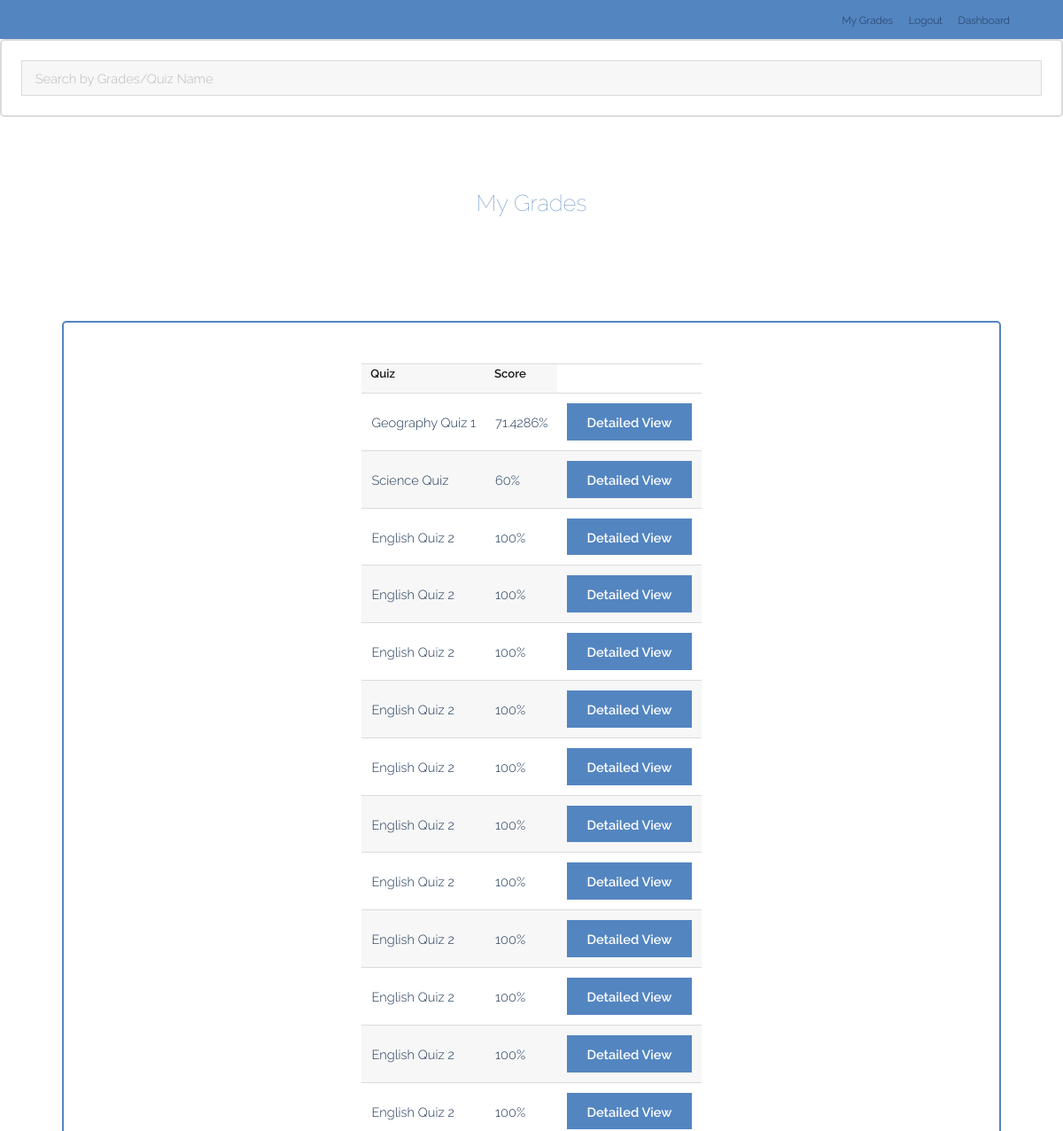
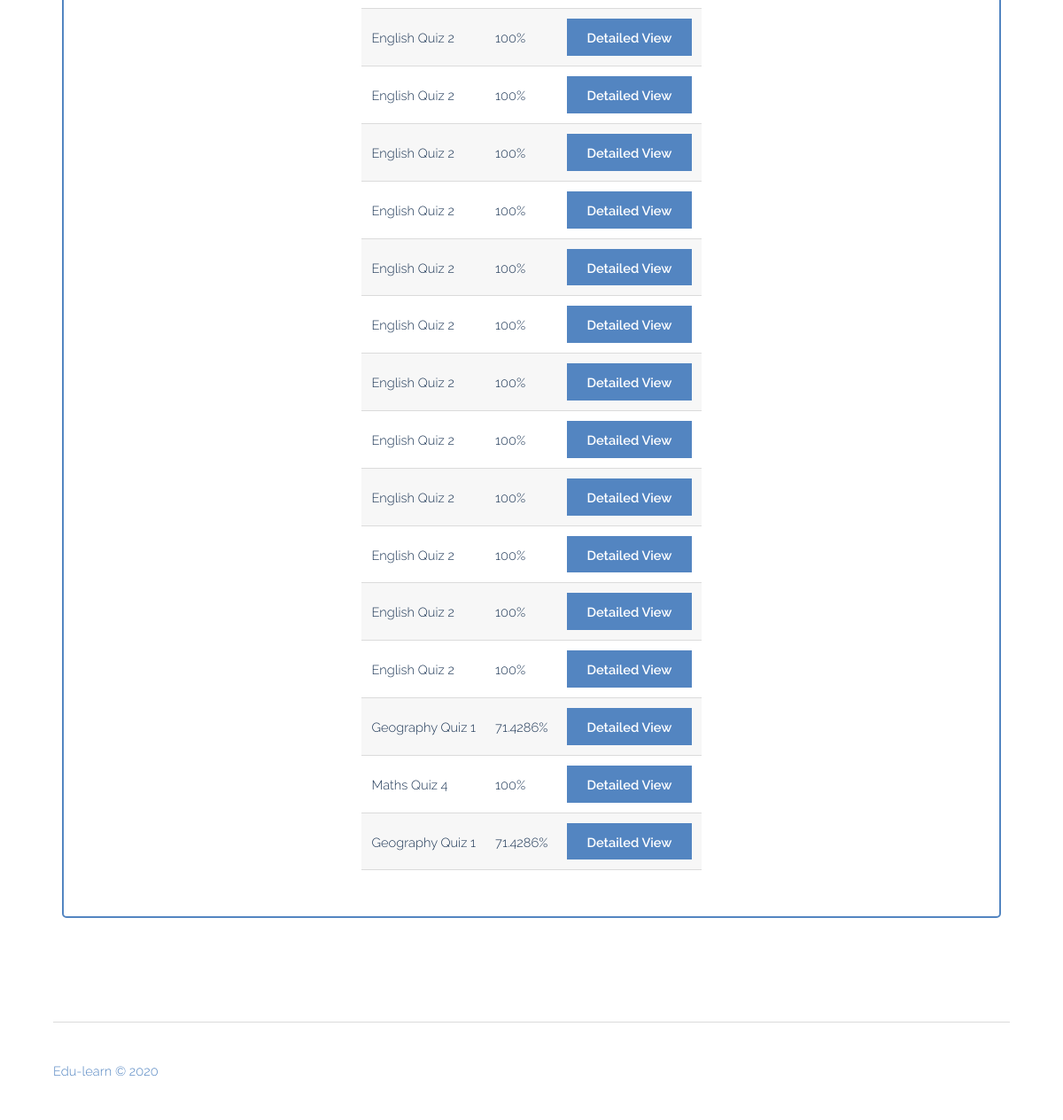
The page /studentgrades.php (signed in) on the database its author committed (2 pictures, top to bottom).
### tables this page shows
CREATE TABLE `results` (
  `id` int(11) NOT NULL,
  `user` varchar(255) NOT NULL,
  `quiz_id` int(11) NOT NULL,
  `score` float NOT NULL
);

CREATE TABLE `quiz` (
  `id` int(11) NOT NULL,
  `name` varchar(255) NOT NULL,
  `description` varchar(255) NOT NULL,
  `questions` longtext NOT NULL CHECK (json_valid(`questions`)),
  `img` varchar(255) NOT NULL
);

### base.php (called while the page is built, shortened)
<?php
$username = $_SESSION["username"];
?>

### studentgrades.php (the view, shortened to what this page needs)
<!DOCTYPE HTML>
<html>
	<head>
        <link rel="stylesheet" href="assets/css/main.css" />
	<?php
		include_once ("base.php");
		$conn = new mysqli($host, $user, $password, $db);
	?>
	</head>
	<body class="subpage">
			<header id="header">
				<div class="inner">
					<nav id="nav">
                    <?php
					include_once("navbar.php");
					?>
                    </nav>
				</div>
			</header>
        <div class="box">
        	<input type="text" id="myInput" onkeyup="myFunction()" placeholder="Search by Grades/Quiz Name">
		</div>
		<header class="align-center">
				<br>
				<br>
				<h2>My Grades</h2>
	</header>
        <section id="three" class="wrapper">
				<div class="inner">
						<div class="dashbox">
							<article>
                       	 <br>
                        	<table>
								<tr>
									<th>Quiz </th>
									<th>Score</th>
								</tr>
								<?php
								$sql = "SELECT  results.id, quiz.name AS quiz_name, results.score FROM `results` INNER JOIN `quiz` ON results.quiz_id = quiz.id WHERE results.user='$username'";
								$result = $conn->query($sql);
								while($row = $result->fetch_assoc()){
									echo '<tr class ="searchableRow">
									<td>'.$row["quiz_name"].'</td>
									<td>'.($row["score"]*100).'%</td>
									<td><a href="gradesdetailed.php?id='.$row['id'].'" class="button special">Detailed View</a></td>
								</tr>';
								}
								?>
							</table>
						</article>
						</div>
					</div>
            </section>
		<footer id="footer">
				<div class="inner">
					<div class="flex">
						<ul class="icons">
							<h1>Edu-learn &copy; 2020 </h1>
						</ul>
					</div>
				</div>
			</footer>
	</body>
</html>

### rows shown on the page
results: quiz.name "Geography Quiz 1", $row['score']*100 "71.4286"
results: quiz.name "Science Quiz", $row['score']*100 "60"
results: quiz.name "English Quiz 2", $row['score']*100 "100"
results: quiz.name "English Quiz 2", $row['score']*100 "100"
results: quiz.name "English Quiz 2", $row['score']*100 "100"
results: quiz.name "English Quiz 2", $row['score']*100 "100"
results: quiz.name "English Quiz 2", $row['score']*100 "100"
results: quiz.name "English Quiz 2", $row['score']*100 "100"
results: quiz.name "English Quiz 2", $row['score']*100 "100"
results: quiz.name "English Quiz 2", $row['score']*100 "100"
results: quiz.name "English Quiz 2", $row['score']*100 "100"
results: quiz.name "English Quiz 2", $row['score']*100 "100"
results: quiz.name "English Quiz 2", $row['score']*100 "100"
results: quiz.name "English Quiz 2", $row['score']*100 "100"
results: quiz.name "English Quiz 2", $row['score']*100 "100"
results: quiz.name "English Quiz 2", $row['score']*100 "100"
results: quiz.name "English Quiz 2", $row['score']*100 "100"
results: quiz.name "English Quiz 2", $row['score']*100 "100"
results: quiz.name "English Quiz 2", $row['score']*100 "100"
results: quiz.name "English Quiz 2", $row['score']*100 "100"
results: quiz.name "English Quiz 2", $row['score']*100 "100"
results: quiz.name "English Quiz 2", $row['score']*100 "100"
results: quiz.name "English Quiz 2", $row['score']*100 "100"
results: quiz.name "English Quiz 2", $row['score']*100 "100"
results: quiz.name "English Quiz 2", $row['score']*100 "100"
results: quiz.name "Geography Quiz 1", $row['score']*100 "71.4286"
results: quiz.name "Maths Quiz 4", $row['score']*100 "100"
results: quiz.name "Geography Quiz 1", $row['score']*100 "71.4286"
